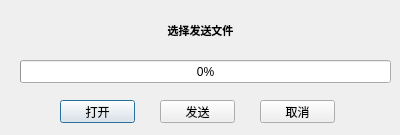
<?xml version="1.0" encoding="UTF-8"?>
<ui version="4.0">
 <class>SendFileDialog</class>
 <widget class="QDialog" name="SendFileDialog">
  <property name="geometry">
   <rect>
    <x>0</x>
    <y>0</y>
    <width>400</width>
    <height>135</height>
   </rect>
  </property>
  <property name="windowTitle">
   <string>SendFileDialog</string>
  </property>
  <widget class="QLabel" name="label">
   <property name="geometry">
    <rect>
     <x>10</x>
     <y>10</y>
     <width>381</width>
     <height>41</height>
    </rect>
   </property>
   <property name="font">
    <font>
     <pointsize>8</pointsize>
     <weight>75</weight>
     <bold>true</bold>
     <stylestrategy>PreferAntialias</stylestrategy>
    </font>
   </property>
   <property name="text">
    <string>选择发送文件</string>
   </property>
   <property name="alignment">
    <set>Qt::AlignCenter</set>
   </property>
  </widget>
  <widget class="QPushButton" name="openBtn">
   <property name="geometry">
    <rect>
     <x>60</x>
     <y>100</y>
     <width>75</width>
     <height>23</height>
    </rect>
   </property>
   <property name="text">
    <string>打开</string>
   </property>
  </widget>
  <widget class="QPushButton" name="sendBtn">
   <property name="geometry">
    <rect>
     <x>160</x>
     <y>100</y>
     <width>75</width>
     <height>23</height>
    </rect>
   </property>
   <property name="text">
    <string>发送</string>
   </property>
  </widget>
  <widget class="QPushButton" name="closeBtn">
   <property name="geometry">
    <rect>
     <x>260</x>
     <y>100</y>
     <width>75</width>
     <height>23</height>
    </rect>
   </property>
   <property name="text">
    <string>取消</string>
   </property>
  </widget>
  <widget class="QProgressBar" name="progressBar">
   <property name="geometry">
    <rect>
     <x>20</x>
     <y>60</y>
     <width>371</width>
     <height>23</height>
    </rect>
   </property>
   <property name="value">
    <number>0</number>
   </property>
  </widget>
 </widget>
 <resources/>
 <connections>
  <connection>
   <sender>openBtn</sender>
   <signal>clicked()</signal>
   <receiver>SendFileDialog</receiver>
   <slot>on_Open()</slot>
   <hints>
    <hint type="sourcelabel">
     <x>90</x>
     <y>113</y>
    </hint>
    <hint type="destinationlabel">
     <x>22</x>
     <y>96</y>
    </hint>
   </hints>
  </connection>
  <connection>
   <sender>sendBtn</sender>
   <signal>clicked()</signal>
   <receiver>SendFileDialog</receiver>
   <slot>on_Send()</slot>
   <hints>
    <hint type="sourcelabel">
     <x>210</x>
     <y>112</y>
    </hint>
    <hint type="destinationlabel">
     <x>251</x>
     <y>86</y>
    </hint>
   </hints>
  </connection>
  <connection>
   <sender>closeBtn</sender>
   <signal>clicked()</signal>
   <receiver>SendFileDialog</receiver>
   <slot>on_Close()</slot>
   <hints>
    <hint type="sourcelabel">
     <x>300</x>
     <y>111</y>
    </hint>
    <hint type="destinationlabel">
     <x>359</x>
     <y>104</y>
    </hint>
   </hints>
  </connection>
 </connections>
 <slots>
  <slot>on_Open()</slot>
  <slot>on_Send()</slot>
  <slot>on_Close()</slot>
 </slots>
</ui>
